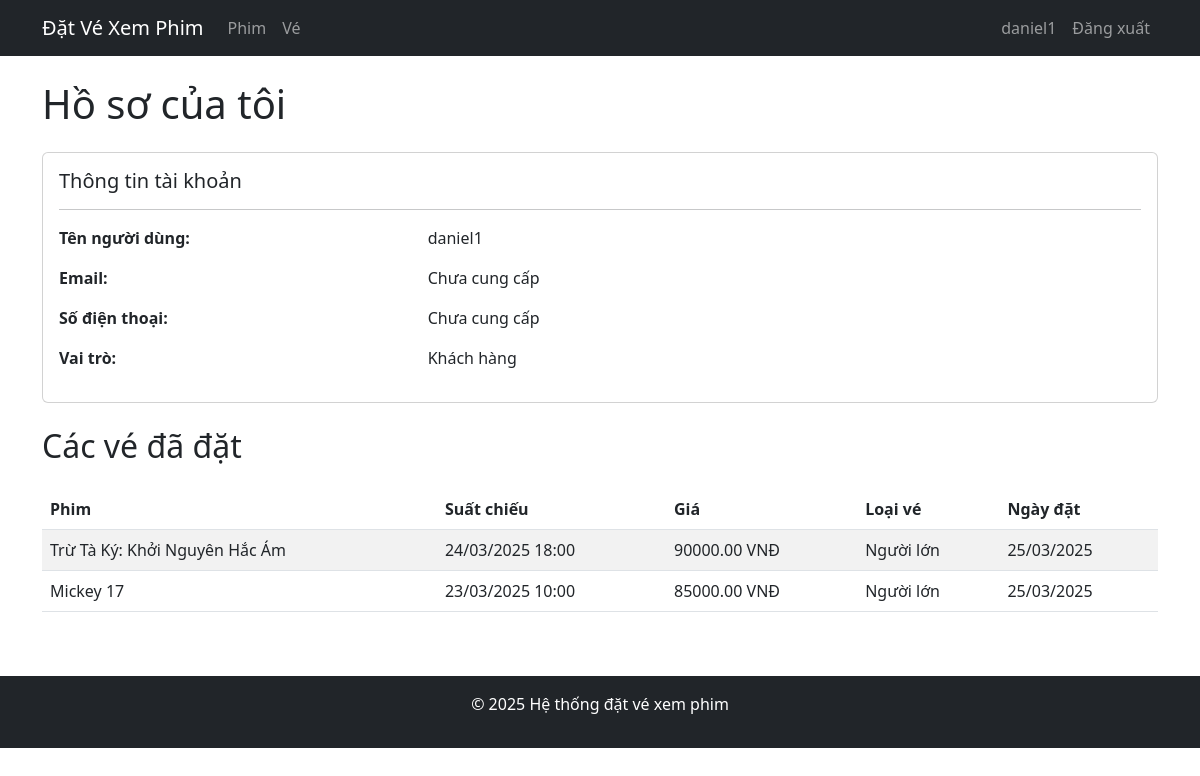
The page /users/profile/ (signed in) on the database its author committed.
### users/models.py (models this page shows, shortened)
class CustomUser(AbstractUser):
    ROLE_CHOICES = [
        ('ADMIN', 'Admin'),
        ('CUSTOMER', 'Khách hàng'),
    ]
    role = models.CharField(max_length=10, choices=ROLE_CHOICES, default='CUSTOMER')
    phone_number = models.CharField(max_length=15, blank=True, null=True)

### tickets/models.py (models this page shows, shortened)
class TicketHolder(models.Model):
    HOLDER_TYPES = [
        ('ADULT', 'Người lớn'),
        ('CHILD', 'Trẻ em'),
    ]
    name = models.CharField(max_length=200)
    type = models.CharField(max_length=5, choices=HOLDER_TYPES)
    age = models.IntegerField()
    ticket = models.OneToOneField(Ticket, on_delete=models.CASCADE)
    user = models.ForeignKey(settings.AUTH_USER_MODEL, on_delete=models.CASCADE, null=True, blank=True)
    created_at = models.DateTimeField(auto_now_add=True)
    updated_at = models.DateTimeField(auto_now=True)

class Ticket(models.Model):
    TICKET_TYPES = [
        ('ADULT', 'Người lớn'),
        ('CHILD', 'Trẻ em'),
    ]
    price = models.DecimalField(max_digits=10, decimal_places=2)
    type = models.CharField(max_length=5, choices=TICKET_TYPES)
    showtime = models.DateTimeField()
    movie = models.ForeignKey(Movie, on_delete=models.CASCADE)
    seat_type = models.ForeignKey(SeatType, on_delete=models.SET_NULL, null=True, blank=True)
    seat_number = models.CharField(max_length=10, blank=True, null=True)
    created_at = models.DateTimeField(auto_now_add=True)
    updated_at = models.DateTimeField(auto_now=True)

### movies/models.py (models this page shows, shortened)
class Movie(models.Model):
    title = models.CharField(max_length=200)
    producer = models.CharField(max_length=200)
    duration = models.IntegerField()
    director = models.CharField(max_length=200)
    genre = models.CharField(max_length=100)
    description = models.TextField(blank=True, null=True)
    image = models.ImageField(upload_to='movies/', blank=True, null=True)
    created_at = models.DateTimeField(auto_now_add=True)
    updated_at = models.DateTimeField(auto_now=True)

### users/views.py (the view)
# urls.py: path('profile/', views.profile_view, name='profile'),
@login_required
def profile_view(request):
    return render(request, 'users/profile.html')

### templates/users/profile.html (shortened to what this page needs)
{% extends 'base.html' %}
{% block content %}
<div class="row">
    <div class="col-md-12">
        <h1 class="mb-4">Hồ sơ của tôi</h1>
        <div class="card">
            <div class="card-body">
                <h5 class="card-title">Thông tin tài khoản</h5>
                <hr>
                <div class="row mb-3">
                    <div class="col-md-4">
                        <strong>Tên người dùng:</strong>
                    </div>
                    <div class="col-md-8">
                        {{ user.username }}
                    </div>
                </div>
                <div class="row mb-3">
                    <div class="col-md-4">
                        <strong>Email:</strong>
                    </div>
                    <div class="col-md-8">
                        {{ user.email|default:"Chưa cung cấp" }}
                    </div>
                </div>
                <div class="row mb-3">
                    <div class="col-md-4">
                        <strong>Số điện thoại:</strong>
                    </div>
                    <div class="col-md-8">
                        {{ user.phone_number|default:"Chưa cung cấp" }}
                    </div>
                </div>
                <div class="row mb-3">
                    <div class="col-md-4">
                        <strong>Vai trò:</strong>
                    </div>
                    <div class="col-md-8">
                        {{ user.get_role_display }}
                    </div>
                </div>
            </div>
        </div>
    </div>
</div>
<div class="row mt-4">
    <div class="col-md-12">
        <h2 class="mb-4">Các vé đã đặt</h2>
        {% if user.ticketholder_set.all %}
        <div class="table-responsive">
            <table class="table table-striped">
                <thead>
                    <tr>
                        <th>Phim</th>
                        <th>Suất chiếu</th>
                        <th>Giá</th>
                        <th>Loại vé</th>
                        <th>Ngày đặt</th>
                    </tr>
                </thead>
                <tbody>
                    {% for ticket_holder in user.ticketholder_set.all %}
                    <tr>
                        <td>{{ ticket_holder.ticket.movie.title }}</td>
                        <td>{{ ticket_holder.ticket.showtime|date:"d/m/Y H:i" }}</td>
                        <td>{{ ticket_holder.ticket.price }} VNĐ</td>
                        <td>{{ ticket_holder.get_type_display }}</td>
                        <td>{{ ticket_holder.created_at|date:"d/m/Y" }}</td>
                    </tr>
                    {% endfor %}
                </tbody>
            </table>
        </div>
        {% else %}
        <div class="alert alert-info">
            Bạn chưa đặt vé nào.
        </div>
        {% endif %}
    </div>
</div>
{% endblock %}

### templates/base.html (shortened to what this page needs)
<!DOCTYPE html>
<html lang="vi">
<head>
    <link href="https://cdn.jsdelivr.net/npm/bootstrap@5.3.0-alpha1/dist/css/bootstrap.min.css" rel="stylesheet">
    <link rel="stylesheet" href="https://cdnjs.cloudflare.com/ajax/libs/font-awesome/6.4.0/css/all.min.css">
</head>
<body>
    <header>
        <nav class="navbar navbar-expand-lg navbar-dark bg-dark">
            <div class="container">
                <a class="navbar-brand" href="{% url 'movie_list' %}">Đặt Vé Xem Phim</a>
                <div class="collapse navbar-collapse" id="navbarNav">
                    <ul class="navbar-nav me-auto">
                        <li class="nav-item">
                            <a class="nav-link" href="{% url 'movie_list' %}">Phim</a>
                        </li>
                        <li class="nav-item">
                            <a class="nav-link" href="{% url 'ticket_list' %}">Vé</a>
                        </li>
                    </ul>
                    <ul class="navbar-nav">
                        {% if user.is_authenticated %}
                        <li class="nav-item">
                            <a class="nav-link" href="{% url 'profile' %}">{{ user.username }}</a>
                        </li>
                        <li class="nav-item">
                            <a class="nav-link" href="{% url 'logout' %}">Đăng xuất</a>
                        </li>
                        {% endif %}
                    </ul>
                </div>
            </div>
        </nav>
    </header>
    <main class="container mt-4">
        {% block content %}{% endblock %}
    </main>
    <footer class="bg-dark text-white mt-5 py-3">
        <div class="container text-center">
            <p>&copy; 2025 Hệ thống đặt vé xem phim</p>
        </div>
    </footer>
</body>
</html>

### rows shown on the page
CustomUser: username "daniel1", email "Chưa cung cấp", phone_number "Chưa cung cấp", role "Khách hàng"
TicketHolder: ticket.movie "Trừ Tà Ký: Khởi Nguyên Hắc Ám", ticket.showtime "24/03/2025 18:00", ticket.price "90000.00", type "Người lớn", created_at "25/03/2025"
TicketHolder: ticket.movie "Mickey 17", ticket.showtime "23/03/2025 10:00", ticket.price "85000.00", type "Người lớn", created_at "25/03/2025"
